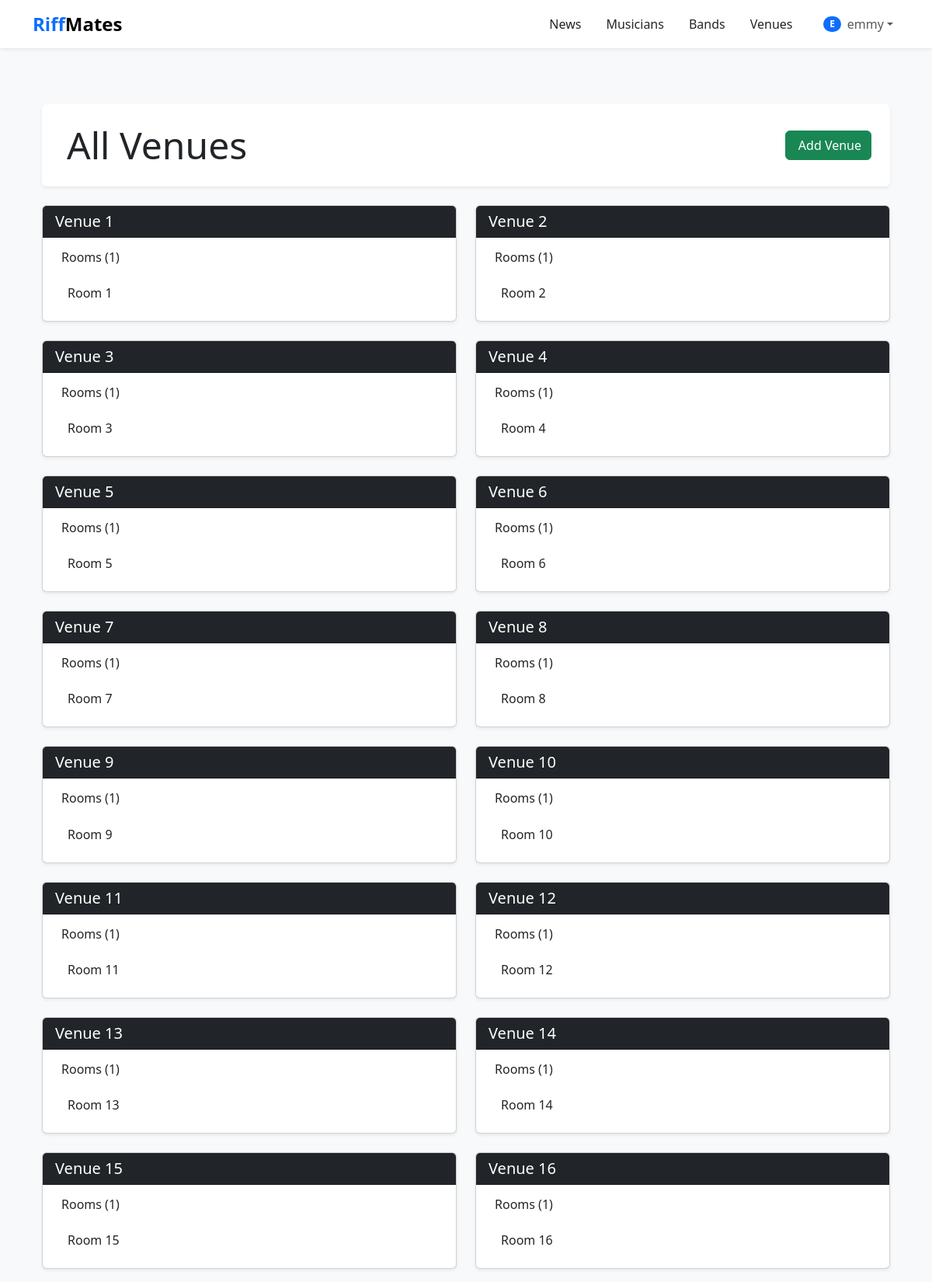
Page /band/venues/ (signed in, upper part) on the committed database.
### band/models.py (models this page shows, shortened)
class Venue(models.Model):
    name = models.CharField(max_length=50)

class Room(models.Model):
    name = models.CharField(max_length=50)
    venue = models.ForeignKey(Venue, on_delete=models.CASCADE)

### band/views.py (the view)
# urls.py: path('venues/', bandViews.venue_list, name='venue_list'),
def venue_list(request):
    venues = Venue.objects.prefetch_related('room_set').all()
    return render(request, 'venue_list.html', {'venues': venues})

### templates/venue_list.html (shortened to what this page needs)
{% extends "base.html" %}
{% load static %}
{% block content %}
<div class="container mt-5">
  <div class="d-flex justify-content-between align-items-center bg-white p-4 shadow-sm rounded mb-4">
    <h1 class="display-5 text-dark m-0">
      All Venues
    </h1>
    <a href="" class="btn btn-success">
       Add Venue
    </a>
  </div>
  <div class="row g-4">
    {% for venue in venues %}
    <div class="col-md-6">
      <div class="card h-100 shadow-sm">
        <div class="card-header bg-dark text-white">
          <h5 class="m-0">{{ venue.name }}</h5>
        </div>
        <div class="card-body">
          <h6 class="mb-3">
            Rooms ({{ venue.room_set.count }})
          </h6>
          <ul class="list-group list-group-flush">
            {% for room in venue.room_set.all %}
            <li class="list-group-item d-flex justify-content-between align-items-center">
              {{ room.name }}
            </li>
            {% empty %}
            <li class="list-group-item text-muted">
              No rooms available for this venue
            </li>
            {% endfor %}
          </ul>
        </div>
      </div>
    </div>
    {% endfor %}
  </div>
</div>
{% endblock %}

### templates/base.html (shortened to what this page needs)
<!DOCTYPE html>
<html lang="en" class="h-100">
  <head>
    <link
      href="https://cdn.jsdelivr.net/npm/bootstrap@5.3.3/dist/css/bootstrap.min.css"
      rel="stylesheet"
    />
  </head>
  <body class="d-flex flex-column h-100 bg-light">
    {% block nav %}
    <nav class="navbar navbar-expand-lg navbar-light bg-white shadow-sm">
      <div class="container">
        <a class="navbar-brand fw-bold fs-4" href="{% url 'home' %}">
          <span class="text-primary">Riff</span>Mates
        </a>
        <div class="collapse navbar-collapse" id="mainNav">
          <div class="navbar-nav ms-auto align-items-center">
            <a
              href="{% url 'news' %}"
              class="nav-link text-dark mx-2 py-2 nav-link-hover {% if request.path == '/news/' %}active fw-bold{% endif %}"
            >
              News
            </a>
            <a
              href="{% url 'musician_list' %}"
              class="nav-link text-dark mx-2 py-2 nav-link-hover {% if request.path == '/musicians/' %}active fw-bold{% endif %}"
            >
              Musicians
            </a>
            <a
              href="{% url 'band_list' %}"
              class="nav-link text-dark mx-2 py-2 nav-link-hover {% if request.path == '/bands/' %}active fw-bold{% endif %}"
            >
              Bands
            </a>
            <a
              href="{% url 'venue_list' %}"
              class="nav-link text-dark mx-2 py-2 nav-link-hover {% if request.path == '/venues/' %}active fw-bold{% endif %}"
            >
              Venues
            </a>
            <div class="nav-item dropdown ms-3">
              {% if user.is_authenticated %}
                <a
                  class="nav-link dropdown-toggle d-flex align-items-center"
                  href="#"
                  role="button"
                  data-bs-toggle="dropdown"
                  aria-expanded="false"
                >
                  <span class="badge bg-primary rounded-pill me-2">
                    {{ user.username|first|upper }}
                  </span>
                  {{ user.username }}
                </a>
              {% endif %}
            </div>
          </div>
        </div>
      </div>
    </nav>
    {% endblock nav %}
    <main class="flex-shrink-0 my-4">
      <div class="container">
        {% block content %}{% endblock content %}
      </div>
    </main>
  </body>
</html>

### rows in the picture
Venue: name "Venue 1", room_set.count "1"
Room: name "Room 1"
Venue: name "Venue 2", room_set.count "1"
Room: name "Room 2"
Venue: name "Venue 3", room_set.count "1"
Room: name "Room 3"
Venue: name "Venue 4", room_set.count "1"
Room: name "Room 4"
Venue: name "Venue 5", room_set.count "1"
Room: name "Room 5"
Venue: name "Venue 6", room_set.count "1"
Room: name "Room 6"
Venue: name "Venue 7", room_set.count "1"
Room: name "Room 7"
Venue: name "Venue 8", room_set.count "1"
Room: name "Room 8"
Venue: name "Venue 9", room_set.count "1"
Room: name "Room 9"
Venue: name "Venue 10", room_set.count "1"
Room: name "Room 10"
Venue: name "Venue 11", room_set.count "1"
Room: name "Room 11"
Venue: name "Venue 12", room_set.count "1"
Room: name "Room 12"
Venue: name "Venue 13", room_set.count "1"
Room: name "Room 13"
Venue: name "Venue 14", room_set.count "1"
Room: name "Room 14"
Venue: name "Venue 15", room_set.count "1"
Room: name "Room 15"
Venue: name "Venue 16", room_set.count "1"
Room: name "Room 16"

### other values in the picture
{{ user.username|first|upper }} "E"
{{ user.username }} "emmy"
